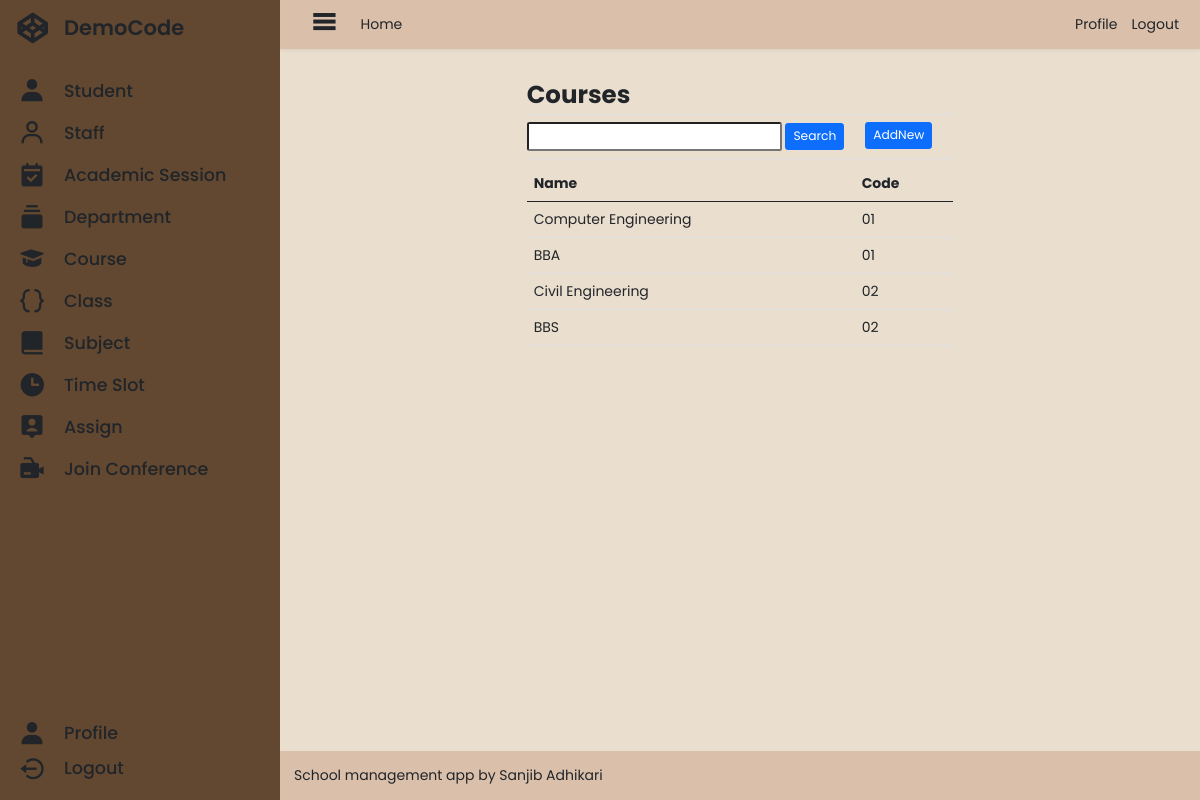
/administrator/course_list/ (signed in), run on the app's committed database.
### administrator/models.py (models this page shows, shortened)
class Course(models.Model):
    id = models.UUIDField(
        verbose_name=_("ID"),
        primary_key=True,
        default=uuid.uuid4,
        editable=False,
    )
    name = models.CharField(
        verbose_name=_("Name"),
        max_length=127,
    )
    code = models.CharField(
        verbose_name=_("Code"),
        max_length=15,
    )
    department = models.ForeignKey(
        Department,
        on_delete=models.SET_NULL,
        blank=True,
        null=True,
    )

### administrator/decorators.py (the view)
    def message_function(request, uuid=None, *args, **kwargs):
        if isinstance(request, WSGIRequest):
            if request.user.is_authenticated and not request.user.user_type.name == "administrator":
                messages.error(request, "You must login as administrator to access this page.")
            elif not request.user.is_authenticated:
                messages.error(request, "You must login to access this page.")
        return function(request, uuid, *args, **kwargs)

### administrator/views.py (called while the page is built)
@administrator_message
@administrator_required
def list_course_view(request, *args, **kwargs):
    context = {}
    courses = Course.objects.all()
    context["courses"] = courses
    return render(request, "administrator/course/course_list.html", context)

### administrator/templates/administrator/course/course_list.html (shortened to what this page needs)
{% extends 'administrator/base.html' %}
{% load static %}
{% load crispy_forms_tags %}
{% block main %}
<div class="container">
    <div class="d-flex flex-column">
        <Legend class="m-0 fw-bold fs-3 border-bottom">Courses</Legend>
        <div class="d-flex justify-content-between my-2 pb-2 border-bottom">
            <form method="post">
                <input type="text" name="search" class="form-control-sm">
                <button class="btn btn-sm btn-primary" type="submit">Search</button>
            </form>
            <div>
                <a href="{% url 'administrator:course-add' %}" class="btn btn-sm btn-primary mx-4">AddNew</a>
            </div>
        </div>
        {% if courses %}
        <table class="table table-hover table-responsive">
            <thead class="thead-dark">
                <tr>
                    <th scope="col">Name</th>
                    <th scope="col">Code</th>
                </tr>
            </thead>
            <tbody>
                {% for object in courses %}
                <tr>
                    <td><a href="{% url 'administrator:course-detail' uuid=object.id %}">{{object.name}}</a></td>
                    <td><a href="{% url 'administrator:course-detail' uuid=object.id %}">{{object.code}}</a></td>
                </tr>
                {% endfor %}
            </tbody>
        </table>
        {% else %}
        <div class="d-flex justify-content-center">No Records.</div>
        {% endif %}
    </div>
</div>
{% endblock main %}

### static/css/base.css (style rules this page uses)
*, *::before, *::after { box-sizing: border-box; }
* { margin: 0; padding: 0; font-size: 14px; font-family: 'Poppins', sans-serif; }
a, a:hover { text-decoration: none; color: inherit; }
body { margin: 0; padding: 0; width: 100vw; height: 100vh; display: flex; }
.container { padding: 1rem; display: flex; flex-direction: column; align-items: center; overflow: auto; max-width: calc(100% - 2rem); height: 100%; }
form { width: 100%; max-width: 600px; }
legend { font-weight: 600; }

### data on the page
Course: name "Computer Engineering", code "01"
Course: name "BBA", code "01"
Course: name "Civil Engineering", code "02"
Course: name "BBS", code "02"
